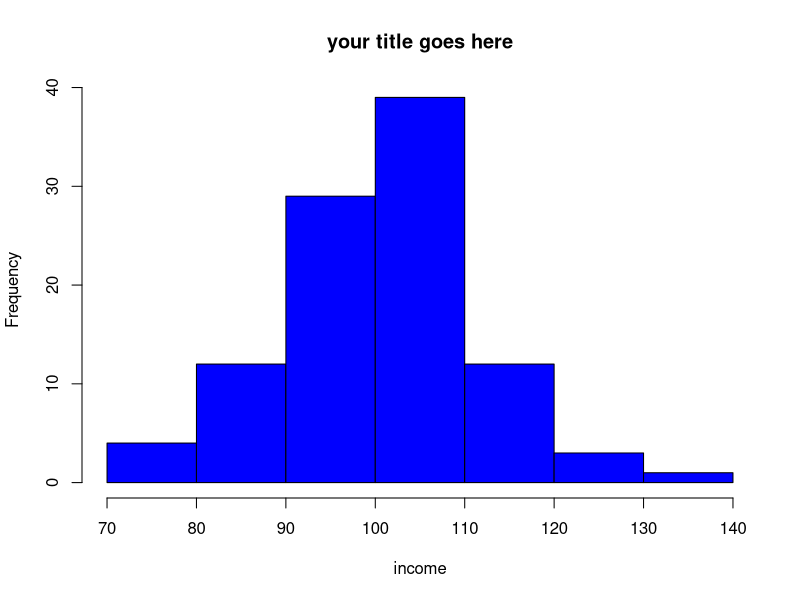
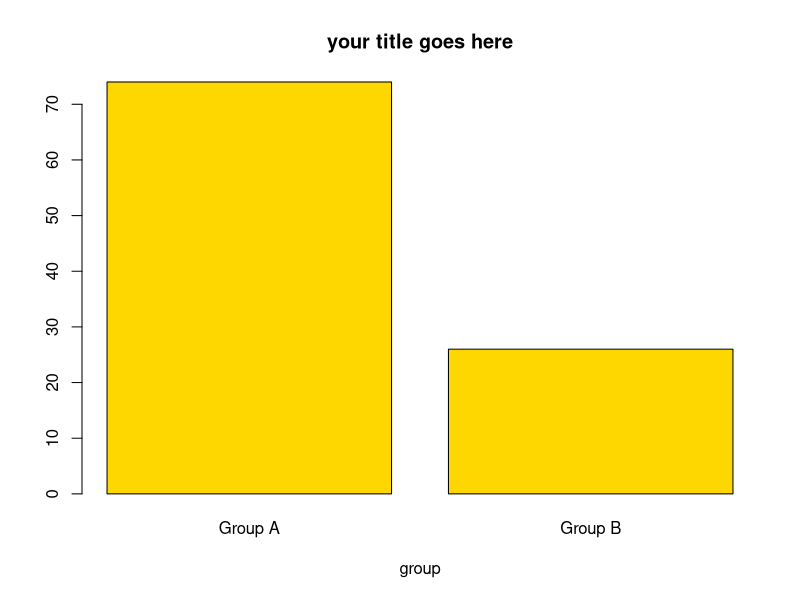
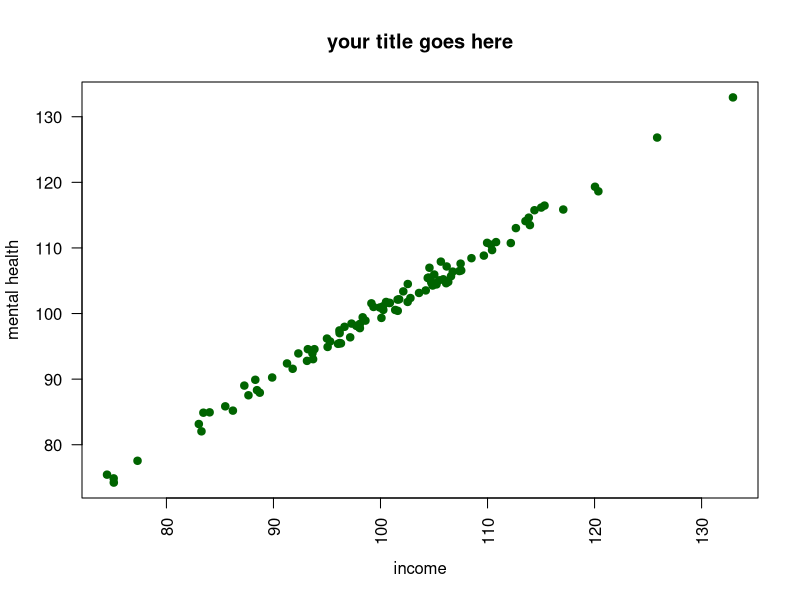

These charts were generated, in order, by the following R code:
## ---- chunk 1

N <- 100

x <- rnorm(N, 100, 10)

e <- rnorm(N, 0, 1 )

y <- x + e

z <- rbinom(N, 1, .25) # binary variable

mydata <- data.frame(x,y,z)

## ---- chunk 2

mydata$x[mydata$x == -9] <- NA # missing to NA

## ---- chunk 3

mydata$w <- factor(mydata$z, # original numeric variable
                   levels = c(0, 1, 2), 
                   labels = c("Group A", "Group B", "Group C"), 
                   ordered = TRUE) # whether order matters

mydata$z <- as.numeric(mydata$w) # factor to numeric

## ---- chunk 4
#| fig-height: 3

hist(mydata$x, # what I'm graphing
     main = "your title goes here", # title
     xlab = "income", # label for x axis
     col = "blue") # color

## ---- chunk 5
#| fig-height: 3

barplot(table(mydata$z), # what I'm graphing
        names.arg = c("Group A", "Group B"), # names
        main = "your title goes here", # title
        xlab = "group", # label for x axis
        col = "gold") # color

## ---- chunk 6
#| fig-height: 3

plot(mydata$x, mydata$y, # plot x and y
     main = "your title goes here", # title
     xlab = "income", # label for x axis
     ylab = "mental health", # label for y axis
     pch = 19, # Plot CHaracter, 19 is filled dots
     las = 2, # LAbel Style, 2 is "perpendicular"
     col = "darkgreen") # color

## ---- chunk 7

summary(mydata$x) # for continuous or factor variables

table(mydata$z) # especially suitable for factor variables

